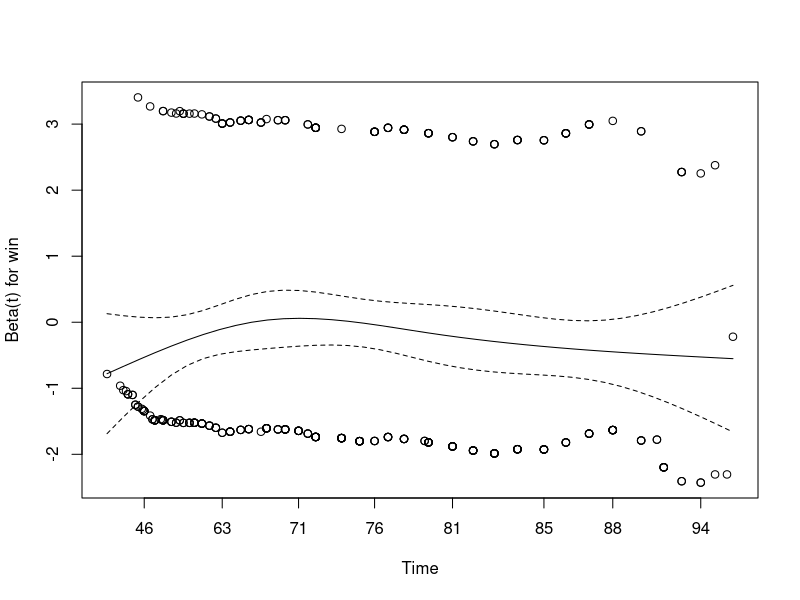
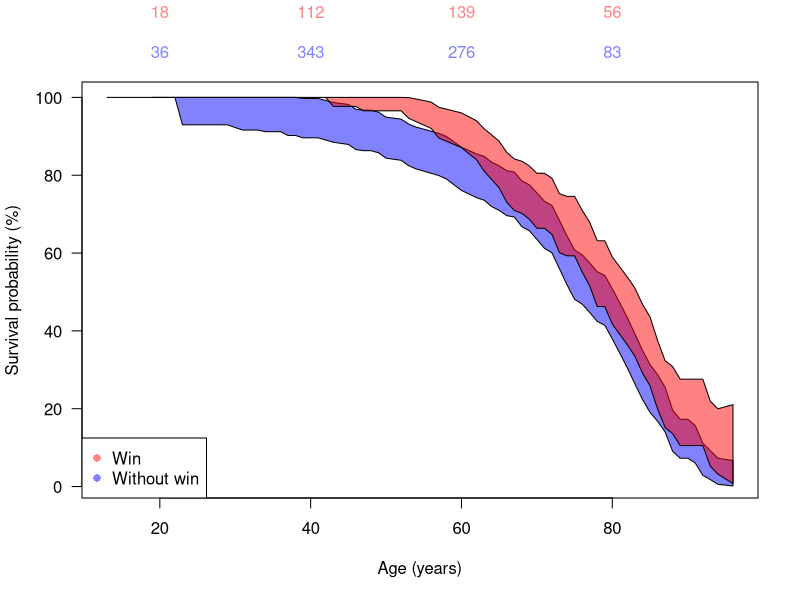
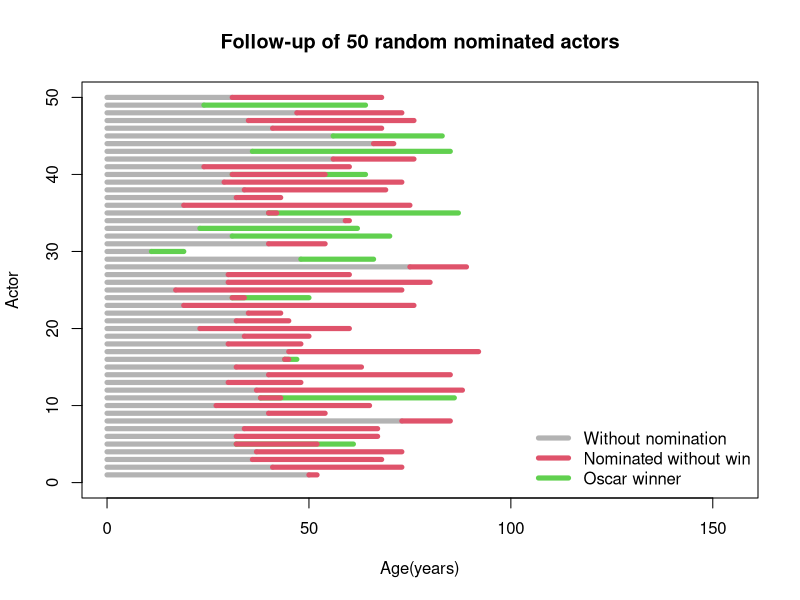

Write the R code that produced these figures, in order.
# Explanatory comments added by ChatGPT

# Load packages for survival analysis and LaTeX tables.
# xtable is loaded here but is not used in the code below.
library(survival)
library(xtable)

# Optionally set the working directory, then list the files it contains.
#setwd("~/Files/MIK/MAM3/week3/code")
list.files()

# Read the Oscar data from a CSV file.
data = read.csv("oscars.csv")

# Keep the variables needed for the analysis and convert them to numeric.
data = data[,c("Birth", "Final", "time", "death", "FirstNom_Year", "FirstWin_Year", "Noms", "Wins")]
data = as.data.frame(apply(data,2,function(x) as.numeric(as.character(x))))

# Check the number of rows and columns before and after selecting nominees.
# Restrict the analysis to actors with at least one nomination.
dim(data)
data = data[data$Noms>0,]
dim(data)
head(data,20)

# Fit an initial Cox model comparing actors who ever won with those who never won.
# This treats winning as fixed throughout follow-up, including time before a win.
# It can therefore introduce immortal-time bias: future winners must survive
# long enough to receive their first Oscar.
coxph(Surv(time, death)~Wins>0, data=data)

# Calculate age at first win, age at first nomination, and age at the end
# of follow-up (death or censoring).
data$Agefirstwin = data$FirstWin_Year - data$Birth
data$Agefirstnom = data$FirstNom_Year - data$Birth
data$Agemax = data$Final - data$Birth

# Build a start-stop dataset with winning status as a time-varying covariate.
# Actors enter follow-up at their first nomination: this is delayed entry
# on the age time scale.
# Each row represents an interval (start, stop], with an event at stop if event=1.
dataCorrect = c()
for(i in 1:nrow(data))
{
  # Get the relevant ages for actor i.
  Agefirstnom = data$Agefirstnom[i]
  Agefirstwin = data$Agefirstwin[i]
  Agemax = data$Agemax[i]
  
  # Consider the different possible winning histories.
  if(is.na(Agefirstwin))
  {
    # No recorded win: one interval with win=0 throughout follow-up.
    tmp = c(ID=i, start=Agefirstnom, stop=Agemax, event=data$death[i], win=0)
  }else{
    
    if(Agefirstwin==Agefirstnom)
    {
      # First win and first nomination occur at the same recorded age:
      # one interval with win=1 from entry onward.
      tmp = c(ID=i, start=Agefirstnom, stop=Agemax, event=data$death[i], win=1)
    }else{
      # First win occurs after entry: split follow-up into two intervals.
      # Before the win, win=0; reaching the first win is not a death event.
      tmp1 = c(ID=i, start=Agefirstnom, stop=Agefirstwin, event=0, win=0)
      
      # After the win, win=1; death or censoring occurs at the final age.
      tmp2 = c(ID=i, start=Agefirstwin, stop=Agemax, event=data$death[i], win=1)
      tmp = rbind(tmp1,tmp2)
    }
  }
  
  # Append this actor's interval(s) to the new dataset.
  dataCorrect = rbind(dataCorrect,tmp)
}

# rbind above produces a matrix; convert it to a data frame for survival models.
dataCorrect = as.data.frame(dataCorrect)

# Fit a Cox model using age as the time scale and current winning status.
# At each event age, compare winners and non-winners who are then at risk.
# The intervals must have valid ages and start < stop.
coxph(Surv(start, stop, event)~win, data=dataCorrect)

# Estimate product-limit survival curves using the start-stop records,
# stratified by the winning status recorded for each interval.
# Actors may contribute to both strata at different ages, so these are not
# ordinary survival curves for two fixed groups of actors.
km = survfit(Surv(start, stop, event)~win, data=dataCorrect)

# Collect the curve estimates, confidence limits, and numbers at risk.
# The first stratum is win=0; the second is win=1.
plots = data.frame(
  group1 = 1:length(km$time) %in% 1:km$strata[1],
  time = km$time,
  surv = km$surv,
  lower = km$lower,
  upper = km$upper,
  atrisk = km$n.risk)

# Remove rows with missing values before plotting.
plots = na.exclude(plots)

# Open a PDF graphics device: subsequent plotting commands write to this file.
pdf("Km_oscar.pdf", width=8,height=5)

# Define semi-transparent red and blue colours for the confidence bands.
col1 = rgb(255, 0, 0, max = 255, alpha = 125)
col2 = rgb(0, 0, 255, max = 255, alpha = 125)

# Set up the plotting area without drawing points or lines.
# Display survival probabilities as percentages on the vertical axis.
plot(plots$time[plots$group1], plots$surv[plots$group1], xlab="Age (years)",
     ylab="Survival probability (%)", yaxt="n", main="", type="n")
axis(2, axTicks(2), axTicks(2)*100, las=2)

# Create step functions from the recorded numbers at risk for each stratum.
# Despite their names, ff1 refers to win=0 and ff0 refers to win=1.
ff1 = stepfun(plots$time[plots$group1], c(plots$atrisk[plots$group1], NA))
ff0 = stepfun(plots$time[!plots$group1], c(plots$atrisk[!plots$group1], NA))

# Add the step-function values at the age-axis ticks above the plot.
axis(side=3, at=axTicks(1), ff1(axTicks(1)), col=col2, col.axis=col2, tick=FALSE)
axis(side=3, at=axTicks(1), ff0(axTicks(1)), col=col1, col.axis=col1, line=2, tick=FALSE)

# Draw shaded confidence bands: blue for non-winners, red for winners.
# The polygon follows the lower limits forward and the upper limits backward.
polygon(c(plots$time[plots$group1], rev(plots$time[plots$group1])),
        c(plots$lower[plots$group1], rev(plots$upper[plots$group1])), col=col2)

polygon(c(plots$time[!plots$group1], rev(plots$time[!plots$group1])),
        c(plots$lower[!plots$group1], rev(plots$upper[!plots$group1])), col=col1)

# Add the legend and close the PDF device to finish saving the plot.
legend("bottomleft", c("Win", "Without win"), col=c(col1,col2), pch=16)
dev.off()

# Refit the time-varying Cox model and assess the proportional-hazards assumption.
# cox.zph uses scaled Schoenfeld residuals to assess whether the coefficient
# for winning status is constant over age; a systematic trend suggests otherwise.
model = coxph(Surv(start, stop, event)~win, data=dataCorrect)
plot(cox.zph(model))

# Open a second PDF to illustrate individual follow-up histories.
pdf("oscar5.pdf", width=7,height=5)

# Set up an empty plot: age on the horizontal axis, actor on the vertical axis.
# Note: the loop below selects the first 50 eligible actors, not a random sample,
# despite the wording of the plot title.
plot(c(0,155),c(0,50), type="n", xlab="Age(years)", ylab="Actor",
     main="Follow-up of 50 random nominated actors")

# Assign each selected actor a separate horizontal line.
j = 1
for(i in which(!is.na(data$Agefirstnom))[1:50])
{
  # Grey: time before first nomination, outside the analysed follow-up period.
  lines(c(0, data$Agefirstnom[i]), c(j,j), col="grey70", lwd=5)
  
  # Initially colour follow-up by whether the actor ever won:
  # red (2) for never-winners and green (3) for ever-winners.
  lines(c(data$Agefirstnom[i], data$Agemax[i]), c(j,j), lwd=5,
        col=as.numeric(data$Wins[i]>0)+2)
  
  # For actors who won after their first nomination, redraw the pre-win
  # interval in red, leaving only the post-win interval green.
  if(data$Agefirstnom[i] < data$Agefirstwin[i] &
     !is.na(data$Agefirstnom[i] < data$Agefirstwin[i]))
    lines(c(data$Agefirstnom[i], data$Agefirstwin[i]), c(j,j), col=2, lwd=5)
  
  j=j+1
}

# Explain the three follow-up states and save the PDF.
legend("bottomright", c("Without nomination", "Nominated without win", "Oscar winner"),
       bty="n", lwd=5, col=c("grey70",2,3), lty=1)
dev.off()
